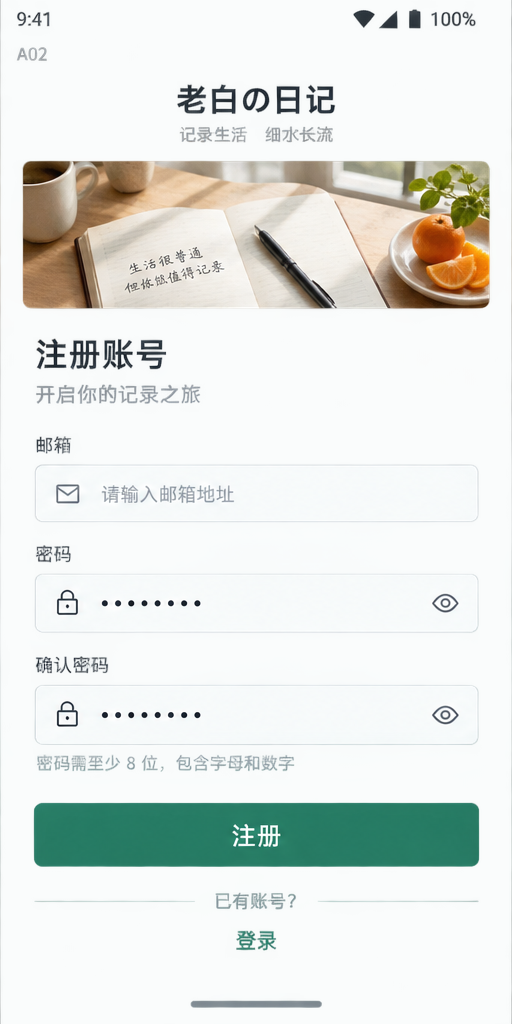
#> input picture design/screens/A02.png, 512 x 1024 px; its folder holds 4 pictures in this run
$ python crop_auth_references.py
#> lines starting #> are read from the running program, lines starting #| are printed output that depends on the picture
from pathlib import Path
from PIL import Image

root = Path(__file__).parent
out = root / "rebuild-auth-assets"
out.mkdir(exist_ok=True)
for key, box in {
    "A02": (23, 161, 490, 309),
    "A04": (29, 229, 484, 349),
    "A05": (29, 229, 484, 372),
}.items():
    image = Image.open(root / "screens" / f"{key}.png")
#> image is the input picture: PIL image 512x1024 RGB; mean R, G, B 226.6, 230.7, 226.6
    image.crop(box).save(out / f"{key}-photo.png")
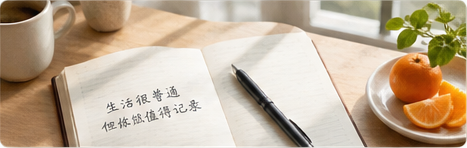
#> saved as A02-photo.png: PIL image 467x148 RGB; mean R, G, B 192.8, 174, 150.8
    print(key, image.getpixel((250, 850)), image.getpixel((250, 700)))
#| A02 (40, 124, 101) (246, 250, 250)
#> pass 2 of the loop `for key, box in {`:
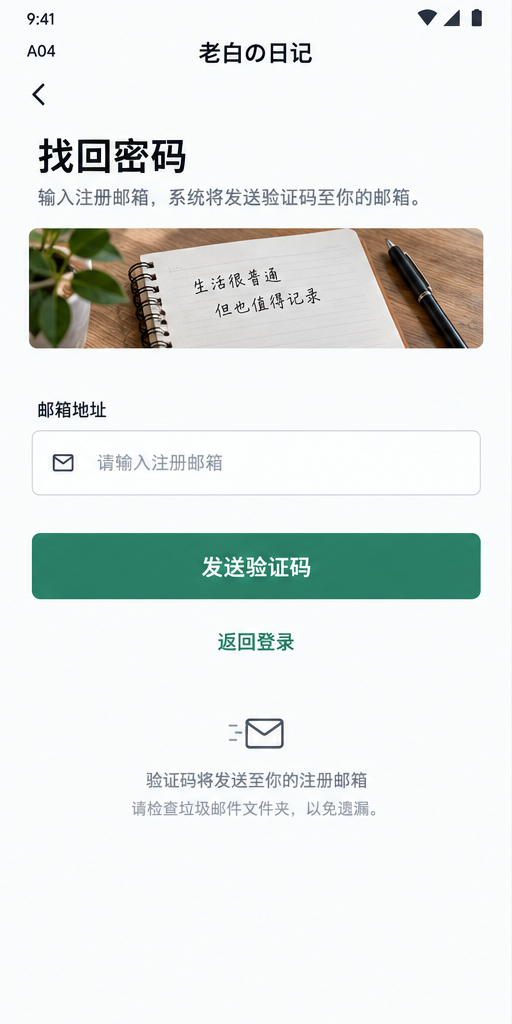
#> input picture design/screens/A04.png, 512 x 1024 px
#> image is the input picture: PIL image 512x1024 RGB; mean R, G, B 225.3, 230.8, 228.2
#> `image.crop(box).save(out / f"{key}-photo.png")`:
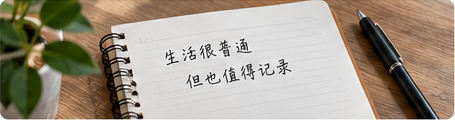
#> saved as A04-photo.png: PIL image 455x120 RGB; mean R, G, B 163.4, 152.3, 136.9
#| A04 (249, 252, 252) (249, 251, 251)
#> (the run stopped early here; a loop or call above may not have finished)
